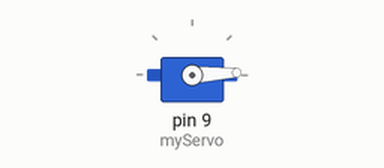
This sketch was run on a simulated Arduino Uno, built with avr-gcc and run on an emulated ATmega328P. On the bench: servo.

Above: at 0.05 s.
At 0.75 s:
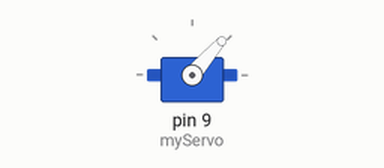
At 1.5 s:
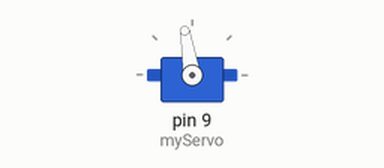
At 3.0 s:
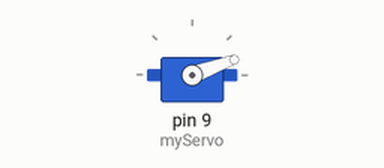
Timing chart, 0 to 6.9 s (numbered marks = the images above):
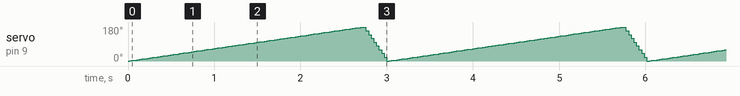

The sketch:

02.ino
```cpp
#include<Servo.h>

Servo myServo;
int pos = 0;

void setup()
{
  myServo.attach(9);
}
    void loop()
    {

      for (pos = 0; pos <= 180; pos += 1){
        myServo.write(pos);
        delay(15);
      }
      for (pos = 180; pos >= 0; pos -= 10){
        myServo.write(pos);
        delay(15);
      }
    }
    
```
